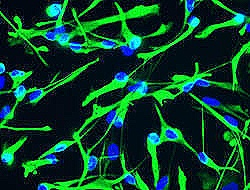
//> input picture data/image_processing/src2/cosmobio_rgb1-unsharp.jpg, 250 x 190 px
$ ./extraction3   (built with g++ and OpenCV 4)
//> lines starting //> are read from the running program, lines starting //| are printed output that depends on the picture; after the words box and inside, x2 and y2 are one past the last pixel; in counts of white or black regions, pixels touching at a corner belong together
///////////////////////
// extraction3.cpp //
///////////////////////

// For making mask image on unsharp BGR image

#include <iostream>
#include <opencv2/highgui/highgui.hpp>
#include <opencv2/imgproc/imgproc.hpp>
using namespace std;
using namespace cv;

Mat src_rgb, mask_image, dst_rgb;

// Min, Max value of RGB
#define B_MAX 160
#define B_MIN 0
#define G_MAX 255
#define G_MIN 100
#define R_MAX 130
#define R_MIN 0

int main(void)
{
	string filename = "../data/image_processing/src2/cosmobio_rgb1-unsharp.jpg";

	// Load image file as 3 channel (BGR)
	src_rgb = imread(filename, IMREAD_COLOR);
//> src_rgb is the input picture: 190 rows x 250 cols, CV_8UC3; mean B, G, R 44.4, 67.4, 14.2
	if (src_rgb.empty()) {
		cerr << "Can NOT load image.\n" << endl;
		return -1;
	}

	namedWindow("input_RGB");
	imshow("input_RGB", src_rgb);

	// Filtering by using inRange
	Scalar s_min = Scalar(B_MIN, G_MIN, R_MIN);
	Scalar s_max = Scalar(B_MAX, G_MAX, R_MAX);
	inRange(src_rgb, s_min, s_max, mask_image);
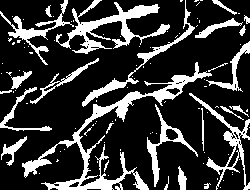
//> mask_image: 190 rows x 250 cols, CV_8UC1; 21.4% white; 105 white regions (79 under 20 px), largest, box (x1, y1, x2, y2) and area: (22, 62, 212, 190) 2912, (56, 0, 170, 54) 1691, (189, 93, 250, 190) 879

	// Show mask image
	namedWindow("mask");
	imshow("mask", mask_image);
	//imwrite("./images/example1_mask.jpg", mask_image);

	// Filtering by mask image
	src_rgb.copyTo(dst_rgb, mask_image);
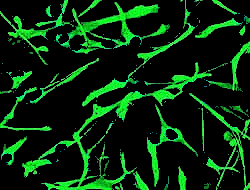
//> dst_rgb: 190 rows x 250 cols, CV_8UC3; mean B, G, R 13.3, 43.2, 7.9

	// Show result
	namedWindow("output");
	imshow("output", dst_rgb);
	imwrite("../data/image_processing/src2/cosmobio_rgb1-unsharp-mask2-filtering.jpg", dst_rgb);
	waitKey(0);

	return 0;
}
